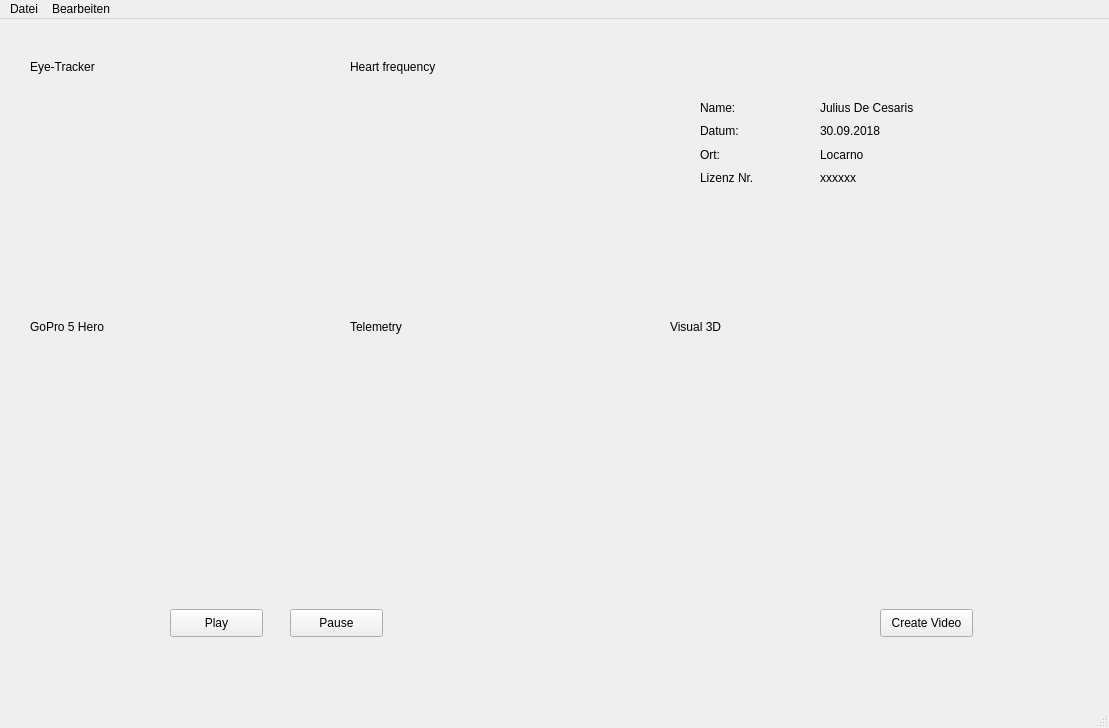
<?xml version="1.0" encoding="UTF-8"?>
<ui version="4.0">
 <class>Debriefing</class>
 <widget class="QMainWindow" name="Debriefing">
  <property name="geometry">
   <rect>
    <x>0</x>
    <y>0</y>
    <width>1109</width>
    <height>728</height>
   </rect>
  </property>
  <property name="windowTitle">
   <string>Debriefing</string>
  </property>
  <widget class="QWidget" name="centralwidget">
   <widget class="QLabel" name="label">
    <property name="geometry">
     <rect>
      <x>30</x>
      <y>40</y>
      <width>101</width>
      <height>16</height>
     </rect>
    </property>
    <property name="text">
     <string>Eye-Tracker</string>
    </property>
   </widget>
   <widget class="Phonon::VideoPlayer" name="EyeTracker">
    <property name="geometry">
     <rect>
      <x>30</x>
      <y>70</y>
      <width>300</width>
      <height>200</height>
     </rect>
    </property>
   </widget>
   <widget class="Phonon::VideoPlayer" name="GoPro">
    <property name="geometry">
     <rect>
      <x>30</x>
      <y>330</y>
      <width>300</width>
      <height>200</height>
     </rect>
    </property>
   </widget>
   <widget class="QLabel" name="label_2">
    <property name="geometry">
     <rect>
      <x>30</x>
      <y>300</y>
      <width>101</width>
      <height>16</height>
     </rect>
    </property>
    <property name="text">
     <string>GoPro 5 Hero</string>
    </property>
   </widget>
   <widget class="Phonon::VideoPlayer" name="HeartFrequency">
    <property name="geometry">
     <rect>
      <x>350</x>
      <y>70</y>
      <width>300</width>
      <height>200</height>
     </rect>
    </property>
   </widget>
   <widget class="QLabel" name="label_3">
    <property name="geometry">
     <rect>
      <x>350</x>
      <y>40</y>
      <width>101</width>
      <height>16</height>
     </rect>
    </property>
    <property name="text">
     <string>Heart frequency</string>
    </property>
   </widget>
   <widget class="Phonon::VideoPlayer" name="Telemetry">
    <property name="geometry">
     <rect>
      <x>350</x>
      <y>330</y>
      <width>300</width>
      <height>200</height>
     </rect>
    </property>
   </widget>
   <widget class="QLabel" name="label_4">
    <property name="geometry">
     <rect>
      <x>350</x>
      <y>300</y>
      <width>101</width>
      <height>16</height>
     </rect>
    </property>
    <property name="text">
     <string>Telemetry</string>
    </property>
   </widget>
   <widget class="Phonon::VideoPlayer" name="Visual3D">
    <property name="geometry">
     <rect>
      <x>670</x>
      <y>330</y>
      <width>300</width>
      <height>200</height>
     </rect>
    </property>
   </widget>
   <widget class="QLabel" name="label_5">
    <property name="geometry">
     <rect>
      <x>670</x>
      <y>300</y>
      <width>101</width>
      <height>16</height>
     </rect>
    </property>
    <property name="text">
     <string>Visual 3D</string>
    </property>
   </widget>
   <widget class="Phonon::SeekSlider" name="seekSlider">
    <property name="geometry">
     <rect>
      <x>30</x>
      <y>560</y>
      <width>941</width>
      <height>22</height>
     </rect>
    </property>
   </widget>
   <widget class="Phonon::VolumeSlider" name="volumeSlider">
    <property name="geometry">
     <rect>
      <x>0</x>
      <y>590</y>
      <width>113</width>
      <height>26</height>
     </rect>
    </property>
   </widget>
   <widget class="QPushButton" name="pushButton">
    <property name="geometry">
     <rect>
      <x>170</x>
      <y>590</y>
      <width>93</width>
      <height>28</height>
     </rect>
    </property>
    <property name="text">
     <string>Play</string>
    </property>
   </widget>
   <widget class="QPushButton" name="pushButton_2">
    <property name="geometry">
     <rect>
      <x>290</x>
      <y>590</y>
      <width>93</width>
      <height>28</height>
     </rect>
    </property>
    <property name="text">
     <string>Pause</string>
    </property>
   </widget>
   <widget class="QPushButton" name="pushButton_3">
    <property name="geometry">
     <rect>
      <x>880</x>
      <y>590</y>
      <width>93</width>
      <height>28</height>
     </rect>
    </property>
    <property name="text">
     <string>Create Video</string>
    </property>
   </widget>
   <widget class="QWidget" name="layoutWidget">
    <property name="geometry">
     <rect>
      <x>820</x>
      <y>80</y>
      <width>171</width>
      <height>87</height>
     </rect>
    </property>
    <layout class="QVBoxLayout" name="verticalLayout_2">
     <item>
      <widget class="QLabel" name="label_10">
       <property name="text">
        <string>Julius De Cesaris</string>
       </property>
      </widget>
     </item>
     <item>
      <widget class="QLabel" name="label_11">
       <property name="text">
        <string>30.09.2018</string>
       </property>
      </widget>
     </item>
     <item>
      <widget class="QLabel" name="label_12">
       <property name="text">
        <string>Locarno</string>
       </property>
      </widget>
     </item>
     <item>
      <widget class="QLabel" name="label_13">
       <property name="text">
        <string>xxxxxx</string>
       </property>
      </widget>
     </item>
    </layout>
   </widget>
   <widget class="QWidget" name="layoutWidget">
    <property name="geometry">
     <rect>
      <x>700</x>
      <y>80</y>
      <width>101</width>
      <height>87</height>
     </rect>
    </property>
    <layout class="QVBoxLayout" name="verticalLayout">
     <item>
      <widget class="QLabel" name="label_6">
       <property name="text">
        <string>Name:</string>
       </property>
      </widget>
     </item>
     <item>
      <widget class="QLabel" name="label_8">
       <property name="text">
        <string>Datum:</string>
       </property>
      </widget>
     </item>
     <item>
      <widget class="QLabel" name="label_7">
       <property name="text">
        <string>Ort:</string>
       </property>
      </widget>
     </item>
     <item>
      <widget class="QLabel" name="label_9">
       <property name="text">
        <string>Lizenz Nr.</string>
       </property>
      </widget>
     </item>
    </layout>
   </widget>
  </widget>
  <widget class="QStatusBar" name="statusbar"/>
  <widget class="QMenuBar" name="menuBar">
   <property name="geometry">
    <rect>
     <x>0</x>
     <y>0</y>
     <width>1109</width>
     <height>26</height>
    </rect>
   </property>
   <widget class="QMenu" name="menuDatei">
    <property name="title">
     <string>Datei</string>
    </property>
   </widget>
   <widget class="QMenu" name="menuBearbeiten">
    <property name="title">
     <string>Bearbeiten</string>
    </property>
   </widget>
   <addaction name="menuDatei"/>
   <addaction name="menuBearbeiten"/>
  </widget>
 </widget>
 <customwidgets>
  <customwidget>
   <class>Phonon::VideoPlayer</class>
   <extends>QWidget</extends>
   <header location="global">phonon/videoplayer.h</header>
  </customwidget>
  <customwidget>
   <class>Phonon::SeekSlider</class>
   <extends>QWidget</extends>
   <header location="global">phonon/seekslider.h</header>
  </customwidget>
  <customwidget>
   <class>Phonon::VolumeSlider</class>
   <extends>QWidget</extends>
   <header location="global">phonon/volumeslider.h</header>
  </customwidget>
 </customwidgets>
 <resources/>
 <connections>
  <connection>
   <sender>pushButton</sender>
   <signal>clicked()</signal>
   <receiver>GoPro</receiver>
   <slot>play()</slot>
   <hints>
    <hint type="sourcelabel">
     <x>217</x>
     <y>590</y>
    </hint>
    <hint type="destinationlabel">
     <x>115</x>
     <y>528</y>
    </hint>
   </hints>
  </connection>
  <connection>
   <sender>pushButton</sender>
   <signal>clicked()</signal>
   <receiver>EyeTracker</receiver>
   <slot>play()</slot>
   <hints>
    <hint type="sourcelabel">
     <x>235</x>
     <y>593</y>
    </hint>
    <hint type="destinationlabel">
     <x>180</x>
     <y>262</y>
    </hint>
   </hints>
  </connection>
  <connection>
   <sender>pushButton_2</sender>
   <signal>clicked()</signal>
   <receiver>GoPro</receiver>
   <slot>pause()</slot>
   <hints>
    <hint type="sourcelabel">
     <x>338</x>
     <y>592</y>
    </hint>
    <hint type="destinationlabel">
     <x>275</x>
     <y>526</y>
    </hint>
   </hints>
  </connection>
  <connection>
   <sender>pushButton_2</sender>
   <signal>clicked()</signal>
   <receiver>EyeTracker</receiver>
   <slot>pause()</slot>
   <hints>
    <hint type="sourcelabel">
     <x>297</x>
     <y>592</y>
    </hint>
    <hint type="destinationlabel">
     <x>278</x>
     <y>268</y>
    </hint>
   </hints>
  </connection>
  <connection>
   <sender>pushButton</sender>
   <signal>clicked()</signal>
   <receiver>HeartFrequency</receiver>
   <slot>play()</slot>
   <hints>
    <hint type="sourcelabel">
     <x>241</x>
     <y>596</y>
    </hint>
    <hint type="destinationlabel">
     <x>375</x>
     <y>239</y>
    </hint>
   </hints>
  </connection>
  <connection>
   <sender>pushButton_2</sender>
   <signal>clicked()</signal>
   <receiver>HeartFrequency</receiver>
   <slot>pause()</slot>
   <hints>
    <hint type="sourcelabel">
     <x>382</x>
     <y>603</y>
    </hint>
    <hint type="destinationlabel">
     <x>488</x>
     <y>249</y>
    </hint>
   </hints>
  </connection>
 </connections>
</ui>
